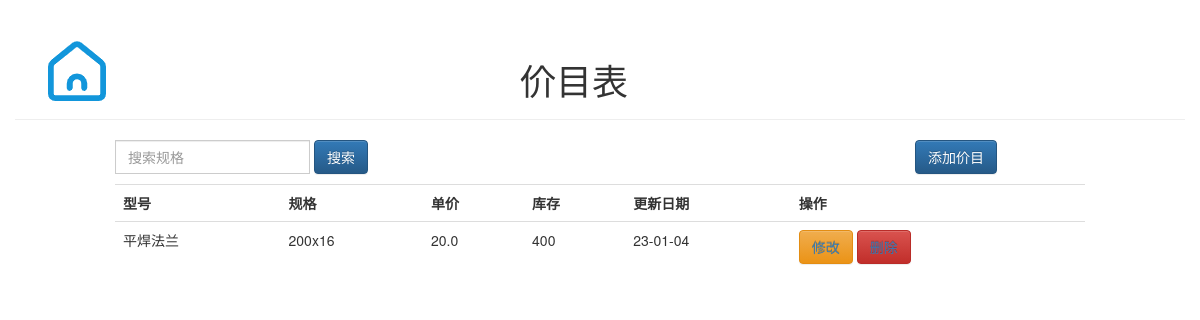
The app's page /manage/prices with its own data.
### OutAndWareSystem/models.py (models this page shows, shortened)
class Prices(models.Model):
    flange_id = models.AutoField(primary_key=True)
    date = models.CharField(u'更新日期', max_length=20, default=datetime.strftime(date.today(), '%y-%m-%d'))
    flange_specifications = models.TextField(u'品名')
    flange_varieties = models.TextField(u'规格')
    flange_single_price = models.FloatField(u'单价')
    stocks_nums = models.IntegerField(u'数量')
    class Meta:
        verbose_name = '价目表'
        verbose_name_plural = '价目表'

### OutAndWareSystem/views.py (the view)
# urls.py: path('prices', OutAndWareSystem.views.get_price),
def get_price(request):
    all_goods = Prices.objects.all()
    return render(request, 'OutAndWareSystem/prices.html',
                  {
                      'goods': all_goods
                  })

### OutAndWareSystem/templates/OutAndWareSystem/prices.html (shortened to what this page needs)
<!DOCTYPE html>
<html lang="en">
<head {% load static %}>
    <link rel="stylesheet" href="https://stackpath.bootstrapcdn.com/bootstrap/3.4.1/css/bootstrap.min.css"
>
    <link rel="stylesheet" href="https://stackpath.bootstrapcdn.com/bootstrap/3.4.1/css/bootstrap-theme.min.css"
>
</head>
<body>
<div class="container page-header">
    <a href="/manage/index" class="col-md-1"><img src="{% static 'img/index.png' %}" alt=""></a>
    <h1 class="col-md-3 col-md-offset-4">价目表</h1>
</div>
<div>
    <form class="form-inline col-md-8 col-md-offset-1" action="/manage/prices_search" method="get">
        <div class="form-group">
            <div class="input-group">
                <input type="search" class="form-control" name="search_model" placeholder="搜索规格">
            </div>
        </div>
        <button type="submit" class="btn btn-primary">搜索</button>
    </form>
    <div class="col-md-3">
        <a href="/manage/add_price">
            <button type="button" class="btn btn-primary">添加价目</button>
        </a>
    </div>
</div>
<div class="table-responsive col-md-10 col-md-offset-1" style="margin-top: 10px">
    <table class="table table-hover">
        <tr>
            <th>型号</th>
            <th>规格</th>
            <th>单价</th>
            <th>库存</th>
            <th>更新日期</th>
            <th>操作</th>
        </tr>
        {% for good in goods %}
            <tr>
                <td>{{ good.flange_specifications }}</td>
                <td>{{ good.flange_varieties }}</td>
                <td>{{ good.flange_single_price }}</td>
                <td>{{ good.stocks_nums }}</td>
                <td>{{ good.date }}</td>
                <td>
                    <button type="button" class="btn btn-warning"><a
                            href="/manage/jump_update_price/{{ good.flange_id }}">修改</a></button>
                    <button type="button" class="btn btn-danger"><a href="/manage/delete/{{ good.flange_id }}">删除</a>
                    </button>
                </td>
            </tr>
        {% endfor %}
    </table>
</div>
</body>
</html>

### records on screen
Prices: flange_specifications "平焊法兰", flange_varieties "200x16", flange_single_price "20.0", stocks_nums "400", date "23-01-04"
